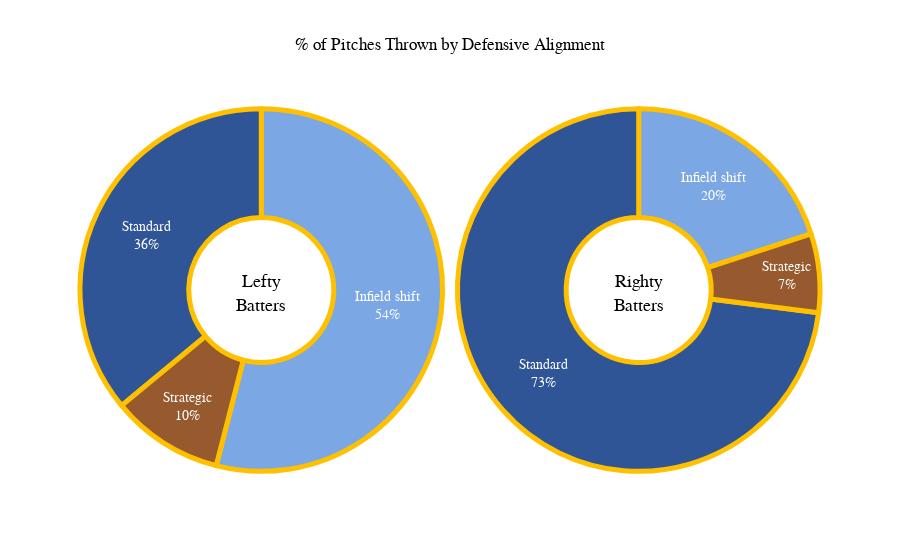

The notebook cell saved with this chart:
### Code cell
# create plots
fig_shift_freq_l_r = make_subplots(
    rows=1, cols=2,
    specs=[[{'type':'domain'}, {'type':'domain'}]],
    horizontal_spacing=0.02)

# Lefty
fig_shift_freq_l_r.add_trace(go.Pie(
    labels=df_shift_lefty['Defensive Positioning'],
    values=df_shift_lefty['Frequency'],
    marker_colors=['#7BA8E4', '#2f5597', '#975a2f'],
    marker_line_color='#ffc000',
    marker_line_width=5,
    textinfo='percent+label',
    textposition='inside',
    textfont_color='white',
    textfont_family='Arial Black',
    textfont_size=14,
    hole=0.4,
    title='Lefty<br>Batters',
    title_font_family='Arial Black',
    title_font_color='black',
    title_font_size=18,
), 1, 1)

# Righty
fig_shift_freq_l_r.add_trace(go.Pie(
    labels=df_shift_righty['Defensive Positioning'],
    values=df_shift_righty['Frequency'],
    marker_colors=['#7BA8E4', '#2f5597', '#975a2f'],
    marker_line_color='#ffc000',
    marker_line_width=5,
    textinfo='percent+label',
    textposition='inside',
    textfont_color='white',
    textfont_family='Arial Black',
    textfont_size=14,
    hole=0.4,
    title='Righty<br>Batters',
    title_font_family='Arial Black',
    title_font_color='black',
    title_font_size=18,
    sort=False
), 1, 2)

fig_shift_freq_l_r.update_layout(
    title_text='% of Pitches Thrown by Defensive Alignment',
    title_font_family='Arial Black',
    title_font_color='Black',
    title_x=0.5,
    showlegend=False)

### Figure 1 — Plotly figure (JSON) as saved in the notebook; plotly's stock layout.template omitted (floating-point values rounded to 4 significant figures)
{"data": [{"domain": {"x": [0, 0.49], "y": [0, 1]}, "hole": 0.4, "labels": ["Infield shift", "Standard", "Strategic"], "marker": {"colors": ["#7BA8E4", "#2f5597", "#975a2f"], "line": {"color": "#ffc000", "width": 5}}, "textfont": {"color": "white", "family": "Arial Black", "size": 14}, "textinfo": "percent+label", "textposition": "inside", "title": {"font": {"color": "black", "family": "Arial Black", "size": 18}, "text": "Lefty<br>Batters"}, "type": "pie", "values": [54, 36, 10]}, {"domain": {"x": [0.51, 1], "y": [0, 1]}, "hole": 0.4, "labels": ["Infield shift", "Standard", "Strategic"], "marker": {"colors": ["#7BA8E4", "#2f5597", "#975a2f"], "line": {"color": "#ffc000", "width": 5}}, "sort": false, "textfont": {"color": "white", "family": "Arial Black", "size": 14}, "textinfo": "percent+label", "textposition": "inside", "title": {"font": {"color": "black", "family": "Arial Black", "size": 18}, "text": "Righty<br>Batters"}, "type": "pie", "values": [20, 73, 7]}], "layout": {"showlegend": false, "title": {"font": {"color": "Black", "family": "Arial Black"}, "text": "% of Pitches Thrown by Defensive Alignment", "x": 0.5}}}
